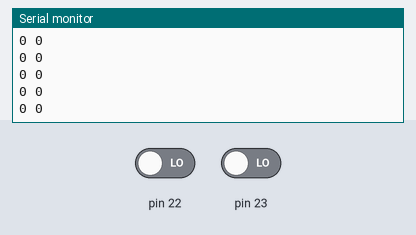
Bench run of a sketch on a simulated Arduino Mega 2560, built with avr-gcc and run on an emulated ATmega2560. Parts: the last lines printed to the serial monitor. Inputs (shaded band) come from the test bench; at power-on: pin 22 LOW, pin 23 LOW.

Above: at 1.2 s.
1.3 s: pin 22 driven HIGH
At 2.3 s:
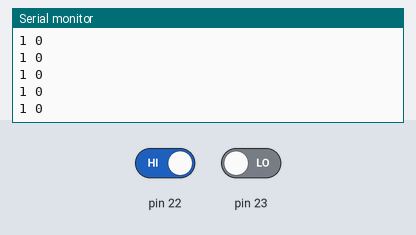
2.8 s: pin 23 driven HIGH
At 3.7 s:
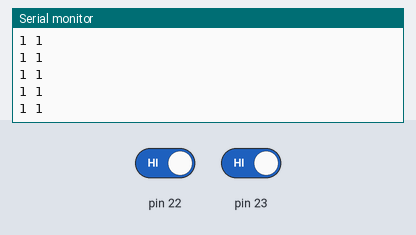
4.3 s: pin 22 driven LOW
At 5.4 s:
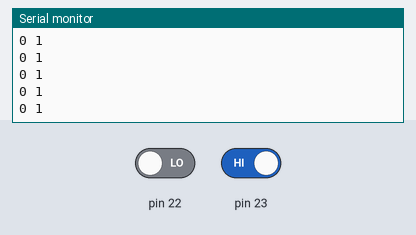

The sketch:

Analog_Receive.ino
```cpp
void setup() {
  // put your setup code here, to run once:
Serial.begin (9600);
}

void loop() {
  // put your main code here, to run repeatedly:
Serial.print(digitalRead(22));
Serial.print(" ");
Serial.println(digitalRead(23));
}
```

Measured:
- after the input at 1.3 s, the serial monitor: prints a new line after 0.07 s (image 1)
- after the input at 2.8 s, the serial monitor: prints a new line after 0.07 s (image 2)
- after the input at 4.3 s, the serial monitor: prints a new line after 0.07 s (image 3)
